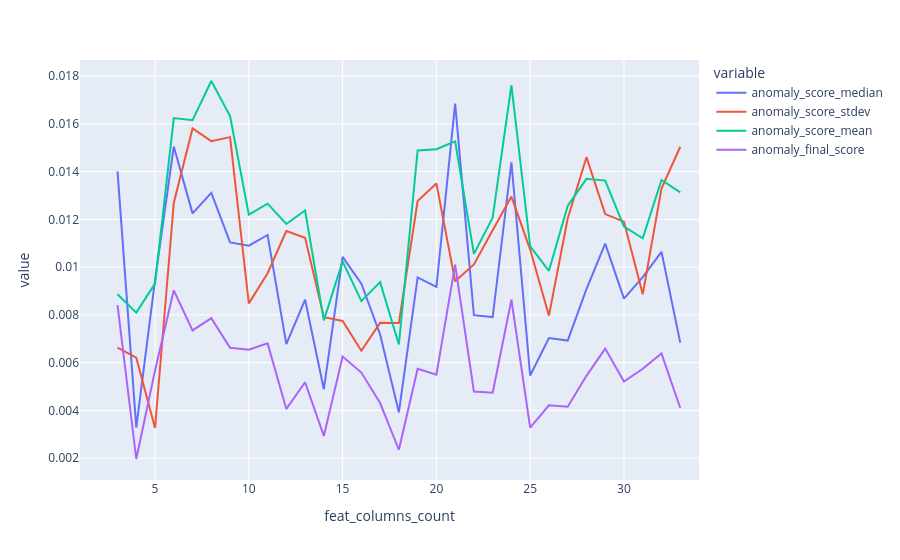

Source (notebook cell):
### Code cell
# Maximizing median and mean while minimizing stdev

px.line(anomaly_aggs_df, x='feat_columns_count', y=['anomaly_score_median', 'anomaly_score_stdev', 'anomaly_score_mean', 'anomaly_final_score']).show()

### Figure 1 — Plotly figure (JSON) as saved in the notebook; plotly's stock layout.template omitted (floating-point values rounded to 4 significant figures)
{"data": [{"hovertemplate": "variable=anomaly_score_median<br>feat_columns_count=%{x}<br>value=%{y}<extra></extra>", "legendgroup": "anomaly_score_median", "line": {"color": "#636efa", "dash": "solid"}, "marker": {"symbol": "circle"}, "mode": "lines", "name": "anomaly_score_median", "orientation": "v", "showlegend": true, "type": "scatter", "x": [34, 1, 2, 3, 4, 5, 6, 7, 8, 9, 10, 11, 12, 13, 14, 15, 16, 17, 18, 19, 20, 21, 22, 23, 24, 25, 26, 27, 28, 29, 30, 31, 32, 33], "xaxis": "x", "y": [0.01135, NaN, NaN, 0.01401, 0.00328, 0.009453, 0.01505, 0.01225, 0.01311, 0.01104, 0.0109, 0.01135, 0.006774, 0.008637, 0.00489, 0.01043, 0.009311, 0.007184, 0.003925, 0.009569, 0.009169, 0.01685, 0.007992, 0.007911, 0.01439, 0.005464, 0.007031, 0.006926, 0.009083, 0.01098, 0.008681, 0.00958, 0.01064, 0.006842], "yaxis": "y"}, {"hovertemplate": "variable=anomaly_score_stdev<br>feat_columns_count=%{x}<br>value=%{y}<extra></extra>", "legendgroup": "anomaly_score_stdev", "line": {"color": "#EF553B", "dash": "solid"}, "marker": {"symbol": "circle"}, "mode": "lines", "name": "anomaly_score_stdev", "orientation": "v", "showlegend": true, "type": "scatter", "x": [34, 1, 2, 3, 4, 5, 6, 7, 8, 9, 10, 11, 12, 13, 14, 15, 16, 17, 18, 19, 20, 21, 22, 23, 24, 25, 26, 27, 28, 29, 30, 31, 32, 33], "xaxis": "x", "y": [0.01183, NaN, NaN, 0.006632, 0.00621, 0.003267, 0.01269, 0.01581, 0.01527, 0.01544, 0.008483, 0.009745, 0.01151, 0.01123, 0.007909, 0.007749, 0.006499, 0.007669, 0.007666, 0.01277, 0.01351, 0.009411, 0.01011, 0.01155, 0.01295, 0.01074, 0.007969, 0.01204, 0.0146, 0.01222, 0.0119, 0.008862, 0.01329, 0.01504], "yaxis": "y"}, {"hovertemplate": "variable=anomaly_score_mean<br>feat_columns_count=%{x}<br>value=%{y}<extra></extra>", "legendgroup": "anomaly_score_mean", "line": {"color": "#00cc96", "dash": "solid"}, "marker": {"symbol": "circle"}, "mode": "lines", "name": "anomaly_score_mean", "orientation": "v", "showlegend": true, "type": "scatter", "x": [34, 1, 2, 3, 4, 5, 6, 7, 8, 9, 10, 11, 12, 13, 14, 15, 16, 17, 18, 19, 20, 21, 22, 23, 24, 25, 26, 27, 28, 29, 30, 31, 32, 33], "xaxis": "x", "y": [0.01347, NaN, NaN, 0.008868, 0.008095, 0.009314, 0.01624, 0.01615, 0.01779, 0.01633, 0.0122, 0.01266, 0.01181, 0.01237, 0.007771, 0.01024, 0.008577, 0.009374, 0.006761, 0.01489, 0.01493, 0.01527, 0.01056, 0.01207, 0.01762, 0.01087, 0.009847, 0.01256, 0.0137, 0.01362, 0.0117, 0.01121, 0.01365, 0.01313], "yaxis": "y"}, {"hovertemplate": "variable=anomaly_final_score<br>feat_columns_count=%{x}<br>value=%{y}<extra></extra>", "legendgroup": "anomaly_final_score", "line": {"color": "#ab63fa", "dash": "solid"}, "marker": {"symbol": "circle"}, "mode": "lines", "name": "anomaly_final_score", "orientation": "v", "showlegend": true, "type": "scatter", "x": [34, 1, 2, 3, 4, 5, 6, 7, 8, 9, 10, 11, 12, 13, 14, 15, 16, 17, 18, 19, 20, 21, 22, 23, 24, 25, 26, 27, 28, 29, 30, 31, 32, 33], "xaxis": "x", "y": [0.006809, NaN, NaN, 0.008405, 0.001968, 0.005672, 0.009029, 0.007351, 0.007864, 0.006621, 0.00654, 0.006808, 0.004065, 0.005182, 0.002934, 0.006258, 0.005587, 0.00431, 0.002355, 0.005741, 0.005501, 0.01011, 0.004795, 0.004746, 0.008635, 0.003279, 0.004219, 0.004156, 0.00545, 0.00659, 0.005209, 0.005748, 0.006385, 0.004105], "yaxis": "y"}], "layout": {"legend": {"title": {"text": "variable"}, "tracegroupgap": 0}, "margin": {"t": 60}, "xaxis": {"anchor": "y", "domain": [0, 1], "title": {"text": "feat_columns_count"}}, "yaxis": {"anchor": "x", "domain": [0, 1], "title": {"text": "value"}}}}
